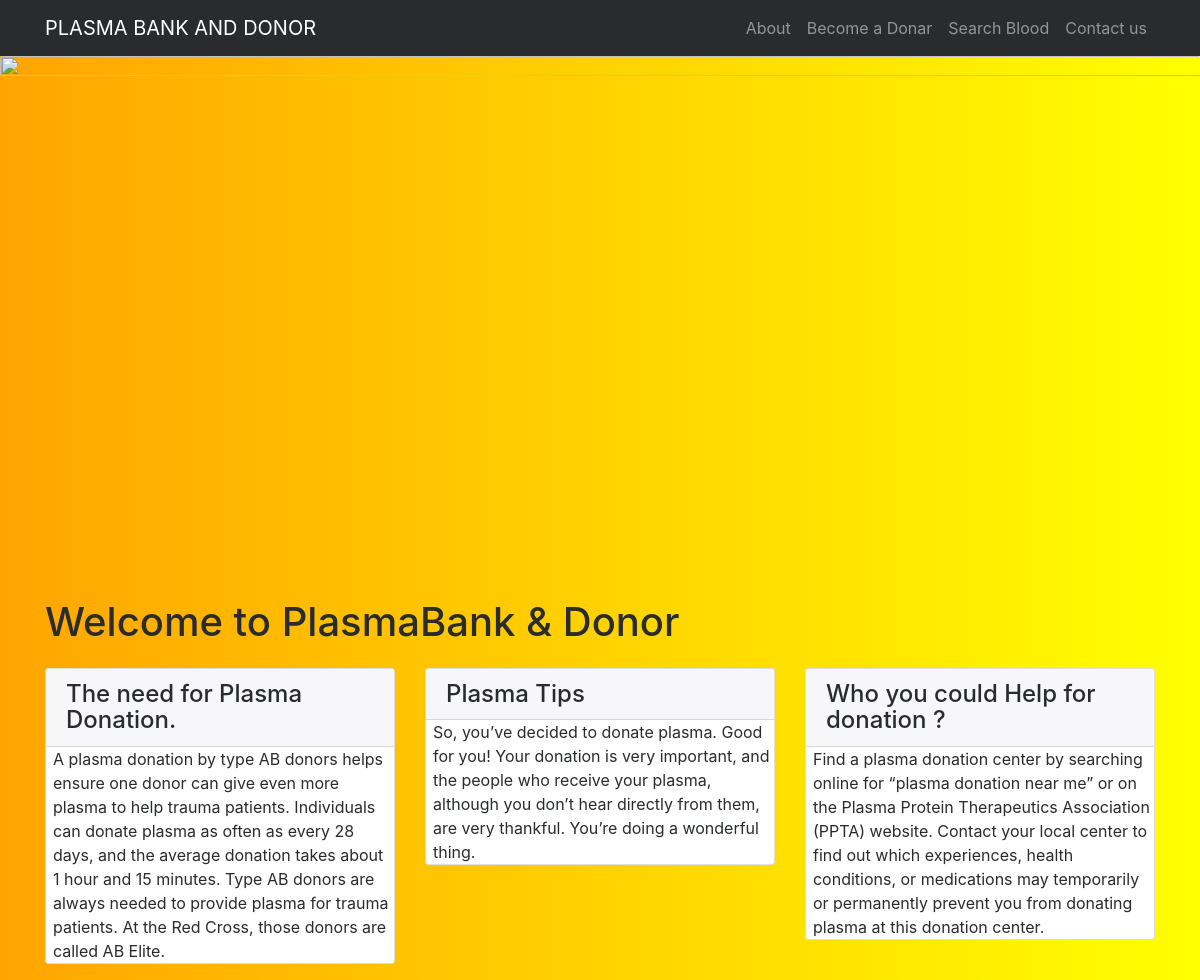
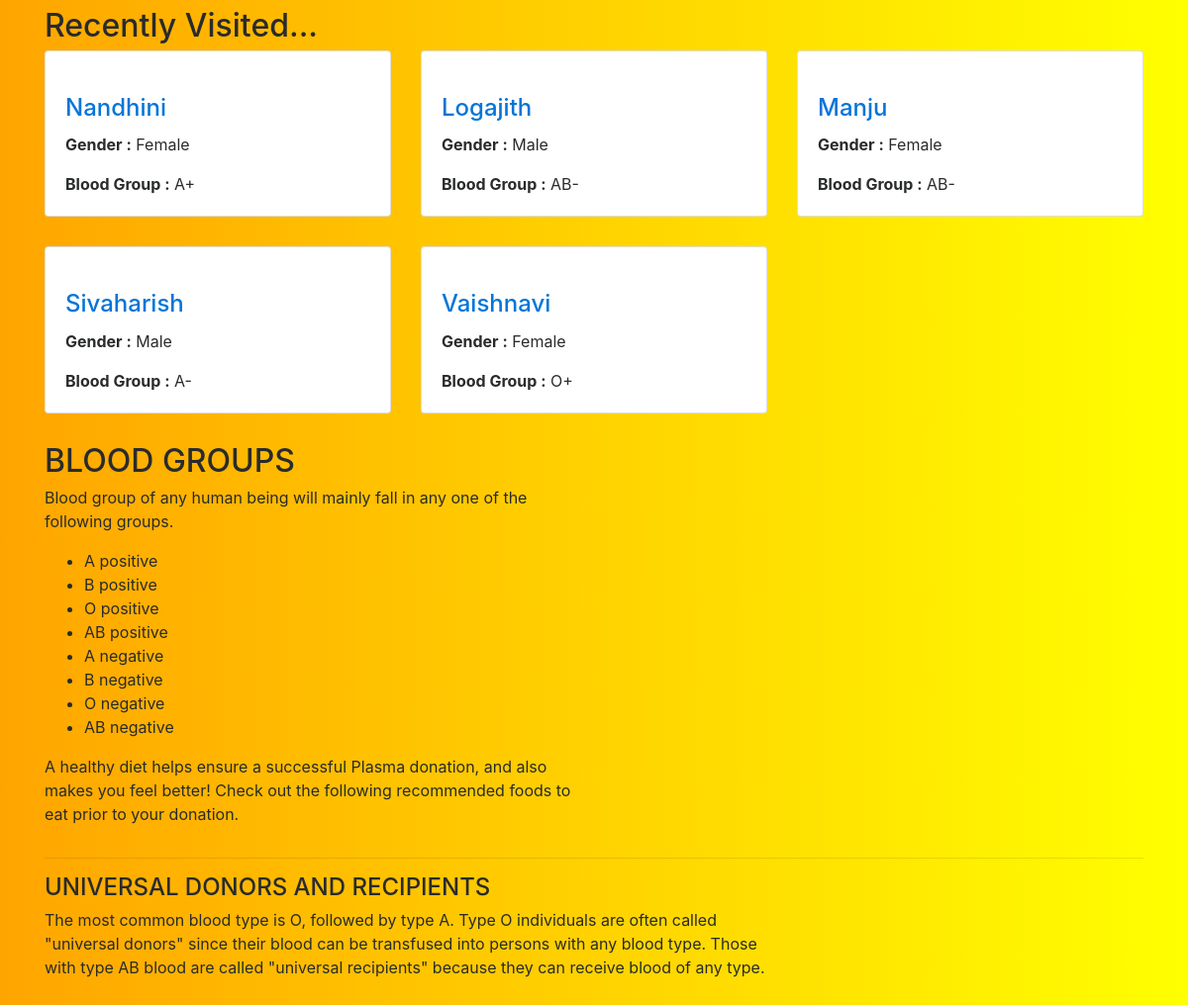
The page / on the database its author committed (2 pictures, top to bottom).
### tables this page shows
CREATE TABLE IF NOT EXISTS `tblblooddonars` (
  `id` int(11) NOT NULL,
  `FullName` varchar(100) DEFAULT NULL,
  `MobileNumber` char(11) DEFAULT NULL,
  `EmailId` varchar(100) DEFAULT NULL,
  `Gender` varchar(20) DEFAULT NULL,
  `Age` int(11) DEFAULT NULL,
  `BloodGroup` varchar(20) DEFAULT NULL,
  `Address` varchar(255) DEFAULT NULL,
  `Message` mediumtext,
  `PostingDate` timestamp NOT NULL DEFAULT CURRENT_TIMESTAMP,
  `status` int(1) DEFAULT NULL
);

### index.php (the view, shortened to what this page needs)
<?php
include('includes/config.php');
?>
<!DOCTYPE html>
<html lang="en">
<head>
    <link href="vendor/bootstrap/css/bootstrap.min.css" rel="stylesheet">
    <link href="vendor/font-awesome/css/font-awesome.min.css" rel="stylesheet" type="text/css">
    <link href="css/modern-business.css" rel="stylesheet">
</head>
<body>
<?php include('includes/header.php');?>
<?php include('includes/slider.php');?>
    <div class="container">
        <h1 class="my-4">Welcome to PlasmaBank & Donor</h1>
        <div class="row">
            <div class="col-lg-4 mb-4">
                <div class="card">
                    <h4 class="card-header">The need for Plasma Donation.</h4>
                        <p class="card-text" style="padding-left:2%">A plasma donation by type AB donors helps ensure one donor can give even more plasma to help trauma patients. Individuals can donate plasma as often as every 28 days, and the average donation takes about 1 hour and 15 minutes. Type AB donors are always needed to provide plasma for trauma patients. At the Red Cross, those donors are called AB Elite. </p>
                </div>
            </div>
            <div class="col-lg-4 mb-4">
                <div class="card">
                    <h4 class="card-header">Plasma Tips</h4>
                        <p class="card-text" style="padding-left:2%">So, you’ve decided to donate plasma. Good for you! Your donation is very important, and the people who receive your plasma, although you don’t hear directly from them, are very thankful. You’re doing a wonderful thing. </p>
                </div>
            </div>
            <div class="col-lg-4 mb-4">
                <div class="card">
                    <h4 class="card-header">Who you could Help for donation ?</h4>
                        <p class="card-text" style="padding-left:2%">Find a plasma donation center by searching online for “plasma donation near me” or on the Plasma Protein Therapeutics Association (PPTA) website. Contact your local center to find out which experiences, health conditions, or medications may temporarily or permanently prevent you from donating plasma at this donation center. </p>
                </div>
            </div>
        </div>
        <h2>Recently Visited...</h2>
        <div class="row">
                   <?php
$status=1;
$sql = "SELECT * from tblblooddonars where status=:status order by rand() limit 6";
$query = $dbh -> prepare($sql);
$query->bindParam(':status',$status,PDO::PARAM_STR);
$query->execute();
$results=$query->fetchAll(PDO::FETCH_OBJ);
if($query->rowCount() > 0)
{
foreach($results as $result)
{ ?>
            <div class="col-lg-4 col-sm-6 portfolio-item">
                <div class="card h-100">
                    <a href="#"><img class="card-img-top img-fluid" src="https://lo5.s3.jp-tok.cloud-object-storage.appdomain.cloud/pexels-gustavo-fring-3985355.jpg" alt="" ></a>
                    <div class="card-block">
                        <h4 class="card-title"><a href="#"><?php echo htmlentities($result->FullName);?></a></h4>
<p class="card-text"><b>  Gender :</b> <?php echo htmlentities($result->Gender);?></p>
<p class="card-text"><b>Blood Group :</b> <?php echo htmlentities($result->BloodGroup);?></p>
                    </div>
                </div>
            </div>
            <?php }} ?>
        </div>
        <div class="row">
            <div class="col-lg-6">
                <h2>BLOOD GROUPS</h2>
          <p>  Blood group of any human being will mainly fall in any one of the following groups.</p>
                <ul>
<li>A positive </li>
<li>B positive </li>
<li>O positive </li>
<li>AB positive </li>
<li>A negative</li>
<li>B negative</li>
<li>O negative</li>
<li>AB negative</li>
                </ul>
                <p>A healthy diet helps ensure a successful Plasma donation, and also makes you feel better! Check out the following recommended foods to eat prior to your donation.</p>
            </div>
            <div class="col-lg-6">
            </div>
        </div>
        <hr>
        <div class="row mb-4">
            <div class="col-md-8">
            <h4>UNIVERSAL DONORS AND RECIPIENTS</h4>
                <p>
The most common blood type is O, followed by type A.
Type O individuals are often called "universal donors" since their blood can be transfused into persons with any blood type. Those with type AB blood are called "universal recipients" because they can receive blood of any type.</p>
            </div>
        </div>
    </div>
</body>
</html>

### css/modern-business.css (style rules this page uses)
body { padding-top: 54px; }
@media (min-width: 992px) { body { padding-top: 56px; } }
.portfolio-item { margin-bottom: 30px; }

### index.php (style rules this page uses)
body { height: auto; background-image: linear-gradient(to right, orange , yellow); }

### rows shown on the page
tblblooddonars: FullName "Nandhini", Gender "Female", BloodGroup "A+"
tblblooddonars: FullName "Logajith", Gender "Male", BloodGroup "AB-"
tblblooddonars: FullName "Manju", Gender "Female", BloodGroup "AB-"
tblblooddonars: FullName "Sivaharish", Gender "Male", BloodGroup "A-"
tblblooddonars: FullName "Vaishnavi", Gender "Female", BloodGroup "O+"
